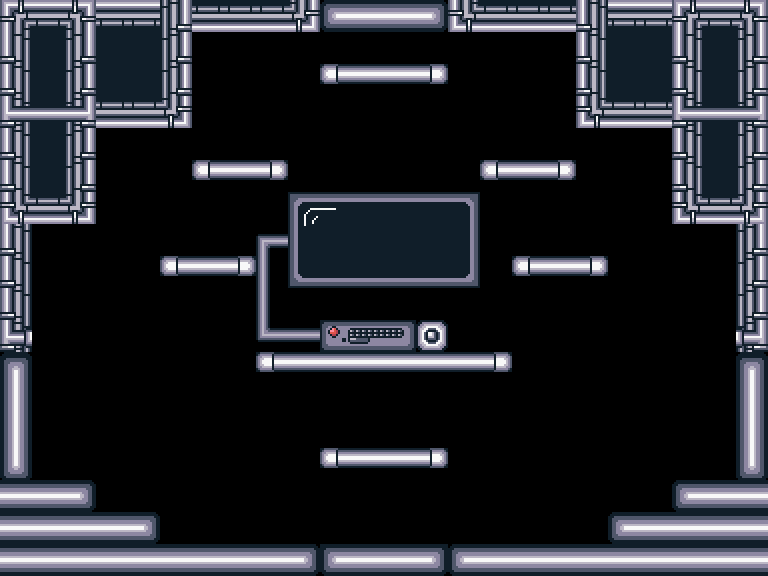

This is a level from a 2D game, rendered from its Tiled map with the project's own tilesets. A one-line summary and the complete map file follow:
An orthogonal 24x18 tile map with 32x32 px tiles, 7 tile layers (terminal, blocks, platforms, upDoor, ...) and 6 objects (playerSpawn, playerSpawnLeft, playerSpawnUp, playerSpawnDown, playerSpawnRight, ...).

<map version="1.5" tiledversion="1.6.0" orientation="orthogonal" renderorder="right-down" width="24" height="18" tilewidth="32" tileheight="32" infinite="0" nextlayerid="11" nextobjectid="7">
 <editorsettings>
  <export target="hubRoom.json" format="json" />
 </editorsettings>
 <tileset firstgid="1" name="commonTileset" tilewidth="32" tileheight="32" tilecount="225" columns="15">
  <image source="commonTileset.png" width="480" height="480" />
  <tile id="0">
   <properties>
    <property name="collides" type="bool" value="true" />
   </properties>
  </tile>
  <tile id="1">
   <properties>
    <property name="collides" type="bool" value="true" />
   </properties>
  </tile>
  <tile id="2">
   <properties>
    <property name="collides" type="bool" value="true" />
   </properties>
  </tile>
  <tile id="3">
   <properties>
    <property name="collides" type="bool" value="true" />
   </properties>
  </tile>
  <tile id="4">
   <properties>
    <property name="collides" type="bool" value="true" />
   </properties>
  </tile>
  <tile id="5">
   <properties>
    <property name="collides" type="bool" value="true" />
   </properties>
  </tile>
  <tile id="6">
   <properties>
    <property name="collides" type="bool" value="true" />
   </properties>
  </tile>
  <tile id="7">
   <properties>
    <property name="collides" type="bool" value="true" />
   </properties>
  </tile>
  <tile id="15">
   <properties>
    <property name="collides" type="bool" value="true" />
   </properties>
  </tile>
  <tile id="16">
   <properties>
    <property name="collides" type="bool" value="true" />
   </properties>
  </tile>
  <tile id="17">
   <properties>
    <property name="collides" type="bool" value="true" />
   </properties>
  </tile>
  <tile id="18">
   <properties>
    <property name="collides" type="bool" value="true" />
   </properties>
  </tile>
  <tile id="19">
   <properties>
    <property name="collides" type="bool" value="true" />
   </properties>
  </tile>
  <tile id="20">
   <properties>
    <property name="collides" type="bool" value="true" />
   </properties>
  </tile>
  <tile id="21">
   <properties>
    <property name="collides" type="bool" value="true" />
   </properties>
  </tile>
  <tile id="22">
   <properties>
    <property name="collides" type="bool" value="true" />
   </properties>
  </tile>
  <tile id="30">
   <properties>
    <property name="collides" type="bool" value="true" />
   </properties>
  </tile>
  <tile id="31">
   <properties>
    <property name="collides" type="bool" value="true" />
   </properties>
  </tile>
  <tile id="32">
   <properties>
    <property name="collides" type="bool" value="true" />
   </properties>
  </tile>
  <tile id="33">
   <properties>
    <property name="collides" type="bool" value="true" />
   </properties>
  </tile>
  <tile id="34">
   <properties>
    <property name="collides" type="bool" value="true" />
   </properties>
  </tile>
  <tile id="35">
   <properties>
    <property name="collides" type="bool" value="true" />
   </properties>
  </tile>
  <tile id="36">
   <properties>
    <property name="collides" type="bool" value="true" />
   </properties>
  </tile>
  <tile id="37">
   <properties>
    <property name="collides" type="bool" value="true" />
   </properties>
  </tile>
  <tile id="45">
   <properties>
    <property name="collides" type="bool" value="true" />
   </properties>
  </tile>
  <tile id="46">
   <properties>
    <property name="collides" type="bool" value="true" />
   </properties>
  </tile>
  <tile id="47">
   <properties>
    <property name="collides" type="bool" value="true" />
   </properties>
  </tile>
  <tile id="48">
   <properties>
    <property name="collides" type="bool" value="true" />
   </properties>
  </tile>
  <tile id="49">
   <properties>
    <property name="collides" type="bool" value="true" />
   </properties>
  </tile>
  <tile id="50">
   <properties>
    <property name="collides" type="bool" value="true" />
   </properties>
  </tile>
  <tile id="51">
   <properties>
    <property name="collides" type="bool" value="true" />
   </properties>
  </tile>
  <tile id="52">
   <properties>
    <property name="collides" type="bool" value="true" />
   </properties>
  </tile>
  <tile id="60">
   <properties>
    <property name="collides" type="bool" value="true" />
   </properties>
  </tile>
  <tile id="61">
   <properties>
    <property name="collides" type="bool" value="true" />
   </properties>
  </tile>
  <tile id="62">
   <properties>
    <property name="collides" type="bool" value="true" />
   </properties>
  </tile>
  <tile id="63">
   <properties>
    <property name="collides" type="bool" value="true" />
   </properties>
  </tile>
  <tile id="64">
   <properties>
    <property name="collides" type="bool" value="true" />
   </properties>
  </tile>
  <tile id="65">
   <properties>
    <property name="collides" type="bool" value="true" />
   </properties>
  </tile>
  <tile id="66">
   <properties>
    <property name="collides" type="bool" value="true" />
   </properties>
  </tile>
  <tile id="67">
   <properties>
    <property name="collides" type="bool" value="true" />
   </properties>
  </tile>
  <tile id="75">
   <properties>
    <property name="collides" type="bool" value="true" />
   </properties>
  </tile>
  <tile id="76">
   <properties>
    <property name="collides" type="bool" value="true" />
   </properties>
  </tile>
  <tile id="77">
   <properties>
    <property name="collides" type="bool" value="true" />
   </properties>
  </tile>
  <tile id="78">
   <properties>
    <property name="collides" type="bool" value="true" />
   </properties>
  </tile>
  <tile id="79">
   <properties>
    <property name="collides" type="bool" value="true" />
   </properties>
  </tile>
  <tile id="80">
   <properties>
    <property name="collides" type="bool" value="true" />
   </properties>
  </tile>
  <tile id="81">
   <properties>
    <property name="collides" type="bool" value="true" />
   </properties>
  </tile>
  <tile id="82">
   <properties>
    <property name="collides" type="bool" value="true" />
   </properties>
  </tile>
  <tile id="90">
   <properties>
    <property name="collides" type="bool" value="true" />
   </properties>
  </tile>
  <tile id="91">
   <properties>
    <property name="collides" type="bool" value="true" />
   </properties>
  </tile>
  <tile id="92">
   <properties>
    <property name="collides" type="bool" value="true" />
   </properties>
  </tile>
  <tile id="93">
   <properties>
    <property name="collides" type="bool" value="true" />
   </properties>
  </tile>
  <tile id="94">
   <properties>
    <property name="collides" type="bool" value="true" />
   </properties>
  </tile>
  <tile id="95">
   <properties>
    <property name="collides" type="bool" value="true" />
   </properties>
  </tile>
  <tile id="96">
   <properties>
    <property name="collides" type="bool" value="true" />
   </properties>
  </tile>
  <tile id="97">
   <properties>
    <property name="collides" type="bool" value="true" />
   </properties>
  </tile>
 </tileset>
 <layer id="1" name="terminal" width="24" height="18">
  <data encoding="csv">
0,0,0,0,0,0,0,0,0,0,0,0,0,0,0,0,0,0,0,0,0,0,0,0,
0,0,0,0,0,0,0,0,0,0,0,0,0,0,0,0,0,0,0,0,0,0,0,0,
0,0,0,0,0,0,0,0,0,0,0,0,0,0,0,0,0,0,0,0,0,0,0,0,
0,0,0,0,0,0,0,0,0,0,0,0,0,0,0,0,0,0,0,0,0,0,0,0,
0,0,0,0,0,0,0,0,0,0,0,0,0,0,0,0,0,0,0,0,0,0,0,0,
0,0,0,0,0,0,0,0,0,0,0,0,0,0,0,0,0,0,0,0,0,0,0,0,
0,0,0,0,0,0,0,0,121,122,123,124,125,125,126,0,0,0,0,0,0,0,0,0,
0,0,0,0,0,0,0,0,136,137,138,139,140,140,141,0,0,0,0,0,0,0,0,0,
0,0,0,0,0,0,0,0,151,152,153,154,155,155,156,0,0,0,0,0,0,0,0,0,
0,0,0,0,0,0,0,0,166,167,168,169,170,171,0,0,0,0,0,0,0,0,0,0,
0,0,0,0,0,0,0,0,181,182,183,184,185,53,0,0,0,0,0,0,0,0,0,0,
0,0,0,0,0,0,0,0,0,0,0,0,0,0,0,0,0,0,0,0,0,0,0,0,
0,0,0,0,0,0,0,0,0,0,0,0,0,0,0,0,0,0,0,0,0,0,0,0,
0,0,0,0,0,0,0,0,0,0,0,0,0,0,0,0,0,0,0,0,0,0,0,0,
0,0,0,0,0,0,0,0,0,0,0,0,0,0,0,0,0,0,0,0,0,0,0,0,
0,0,0,0,0,0,0,0,0,0,0,0,0,0,0,0,0,0,0,0,0,0,0,0,
0,0,0,0,0,0,0,0,0,0,0,0,0,0,0,0,0,0,0,0,0,0,0,0,
0,0,0,0,0,0,0,0,0,0,0,0,0,0,0,0,0,0,0,0,0,0,0,0
</data>
 </layer>
 <layer id="3" name="blocks" width="24" height="18">
  <properties>
   <property name="collides" type="bool" value="true" />
  </properties>
  <data encoding="csv">
61,62,63,62,62,95,92,92,92,93,0,0,0,0,91,92,92,92,94,62,62,61,62,63,
94,81,95,81,81,95,0,0,0,0,0,0,0,0,0,0,0,0,94,81,81,94,81,95,
94,81,95,81,81,95,0,0,0,0,0,0,0,0,0,0,0,0,94,81,81,94,81,95,
76,77,78,92,92,93,0,0,0,0,0,0,0,0,0,0,0,0,91,92,92,76,77,78,
94,81,95,0,0,0,0,0,0,0,0,0,0,0,0,0,0,0,0,0,0,94,81,95,
94,81,95,0,0,0,0,0,0,0,0,0,0,0,0,0,0,0,0,0,0,94,81,95,
91,92,93,0,0,0,0,0,0,0,0,0,0,0,0,0,0,0,0,0,0,91,92,93,
94,0,0,0,0,0,0,0,0,0,0,0,0,0,0,0,0,0,0,0,0,0,0,95,
94,0,0,0,0,0,0,0,0,0,0,0,0,0,0,0,0,0,0,0,0,0,0,95,
94,0,0,0,0,0,0,0,0,0,0,0,0,0,0,0,0,0,0,0,0,0,0,95,
79,0,0,0,0,0,0,0,0,0,0,0,0,0,0,0,0,0,0,0,0,0,0,80,
0,0,0,0,0,0,0,0,0,0,0,0,0,0,0,0,0,0,0,0,0,0,0,0,
0,0,0,0,0,0,0,0,0,0,0,0,0,0,0,0,0,0,0,0,0,0,0,0,
0,0,0,0,0,0,0,0,0,0,0,0,0,0,0,0,0,0,0,0,0,0,0,0,
0,0,0,0,0,0,0,0,0,0,0,0,0,0,0,0,0,0,0,0,0,0,0,0,
51,51,52,0,0,0,0,0,0,0,0,0,0,0,0,0,0,0,0,0,0,50,51,51,
51,51,51,51,52,0,0,0,0,0,0,0,0,0,0,0,0,0,0,50,51,51,51,51,
51,51,51,51,51,51,51,51,51,52,0,0,0,0,50,51,51,51,51,51,51,51,51,51
</data>
 </layer>
 <layer id="4" name="platforms" width="24" height="18">
  <properties>
   <property name="collides" type="bool" value="true" />
  </properties>
  <data encoding="csv">
0,0,0,0,0,0,0,0,0,0,0,0,0,0,0,0,0,0,0,0,0,0,0,0,
0,0,0,0,0,0,0,0,0,0,0,0,0,0,0,0,0,0,0,0,0,0,0,0,
0,0,0,0,0,0,0,0,0,0,4,5,5,6,0,0,0,0,0,0,0,0,0,0,
0,0,0,0,0,0,0,0,0,0,0,0,0,0,0,0,0,0,0,0,0,0,0,0,
0,0,0,0,0,0,0,0,0,0,0,0,0,0,0,0,0,0,0,0,0,0,0,0,
0,0,0,0,0,0,4,5,6,0,0,0,0,0,0,4,5,6,0,0,0,0,0,0,
0,0,0,0,0,0,0,0,0,0,0,0,0,0,0,0,0,0,0,0,0,0,0,0,
0,0,0,0,0,0,0,0,0,0,0,0,0,0,0,0,0,0,0,0,0,0,0,0,
0,0,0,0,0,4,5,6,0,0,0,0,0,0,0,0,4,5,6,0,0,0,0,0,
0,0,0,0,0,0,0,0,0,0,0,0,0,0,0,0,0,0,0,0,0,0,0,0,
0,0,0,0,0,0,0,0,0,0,0,0,0,0,0,0,0,0,0,0,0,0,0,0,
0,0,0,0,0,0,0,0,4,5,5,5,5,5,5,6,0,0,0,0,0,0,0,0,
0,0,0,0,0,0,0,0,0,0,0,0,0,0,0,0,0,0,0,0,0,0,0,0,
0,0,0,0,0,0,0,0,0,0,0,0,0,0,0,0,0,0,0,0,0,0,0,0,
0,0,0,0,0,0,0,0,0,0,4,5,5,6,0,0,0,0,0,0,0,0,0,0,
0,0,0,0,0,0,0,0,0,0,0,0,0,0,0,0,0,0,0,0,0,0,0,0,
0,0,0,0,0,0,0,0,0,0,0,0,0,0,0,0,0,0,0,0,0,0,0,0,
0,0,0,0,0,0,0,0,0,0,4,5,5,6,0,0,0,0,0,0,0,0,0,0
</data>
 </layer>
 <objectgroup id="2" name="playerSpawns">
  <object id="1" name="playerSpawn" x="256" y="320">
   <point />
  </object>
  <object id="2" name="playerSpawnLeft" x="0" y="448">
   <point />
  </object>
  <object id="3" name="playerSpawnUp" x="352" y="0">
   <point />
  </object>
  <object id="4" name="playerSpawnDown" x="352" y="544">
   <point />
  </object>
  <object id="5" name="playerSpawnRight" x="736" y="448">
   <point />
  </object>
 </objectgroup>
 <layer id="6" name="upDoor" width="24" height="18">
  <properties>
   <property name="collides" type="bool" value="true" />
  </properties>
  <data encoding="csv">
0,0,0,0,0,0,0,0,0,0,50,51,51,52,0,0,0,0,0,0,0,0,0,0,
0,0,0,0,0,0,0,0,0,0,0,0,0,0,0,0,0,0,0,0,0,0,0,0,
0,0,0,0,0,0,0,0,0,0,0,0,0,0,0,0,0,0,0,0,0,0,0,0,
0,0,0,0,0,0,0,0,0,0,0,0,0,0,0,0,0,0,0,0,0,0,0,0,
0,0,0,0,0,0,0,0,0,0,0,0,0,0,0,0,0,0,0,0,0,0,0,0,
0,0,0,0,0,0,0,0,0,0,0,0,0,0,0,0,0,0,0,0,0,0,0,0,
0,0,0,0,0,0,0,0,0,0,0,0,0,0,0,0,0,0,0,0,0,0,0,0,
0,0,0,0,0,0,0,0,0,0,0,0,0,0,0,0,0,0,0,0,0,0,0,0,
0,0,0,0,0,0,0,0,0,0,0,0,0,0,0,0,0,0,0,0,0,0,0,0,
0,0,0,0,0,0,0,0,0,0,0,0,0,0,0,0,0,0,0,0,0,0,0,0,
0,0,0,0,0,0,0,0,0,0,0,0,0,0,0,0,0,0,0,0,0,0,0,0,
0,0,0,0,0,0,0,0,0,0,0,0,0,0,0,0,0,0,0,0,0,0,0,0,
0,0,0,0,0,0,0,0,0,0,0,0,0,0,0,0,0,0,0,0,0,0,0,0,
0,0,0,0,0,0,0,0,0,0,0,0,0,0,0,0,0,0,0,0,0,0,0,0,
0,0,0,0,0,0,0,0,0,0,0,0,0,0,0,0,0,0,0,0,0,0,0,0,
0,0,0,0,0,0,0,0,0,0,0,0,0,0,0,0,0,0,0,0,0,0,0,0,
0,0,0,0,0,0,0,0,0,0,0,0,0,0,0,0,0,0,0,0,0,0,0,0,
0,0,0,0,0,0,0,0,0,0,0,0,0,0,0,0,0,0,0,0,0,0,0,0
</data>
 </layer>
 <layer id="7" name="rightDoor" width="24" height="18">
  <properties>
   <property name="collides" type="bool" value="true" />
  </properties>
  <data encoding="csv">
0,0,0,0,0,0,0,0,0,0,0,0,0,0,0,0,0,0,0,0,0,0,0,0,
0,0,0,0,0,0,0,0,0,0,0,0,0,0,0,0,0,0,0,0,0,0,0,0,
0,0,0,0,0,0,0,0,0,0,0,0,0,0,0,0,0,0,0,0,0,0,0,0,
0,0,0,0,0,0,0,0,0,0,0,0,0,0,0,0,0,0,0,0,0,0,0,0,
0,0,0,0,0,0,0,0,0,0,0,0,0,0,0,0,0,0,0,0,0,0,0,0,
0,0,0,0,0,0,0,0,0,0,0,0,0,0,0,0,0,0,0,0,0,0,0,0,
0,0,0,0,0,0,0,0,0,0,0,0,0,0,0,0,0,0,0,0,0,0,0,0,
0,0,0,0,0,0,0,0,0,0,0,0,0,0,0,0,0,0,0,0,0,0,0,0,
0,0,0,0,0,0,0,0,0,0,0,0,0,0,0,0,0,0,0,0,0,0,0,0,
0,0,0,0,0,0,0,0,0,0,0,0,0,0,0,0,0,0,0,0,0,0,0,0,
0,0,0,0,0,0,0,0,0,0,0,0,0,0,0,0,0,0,0,0,0,0,0,0,
0,0,0,0,0,0,0,0,0,0,0,0,0,0,0,0,0,0,0,0,0,0,0,8,
0,0,0,0,0,0,0,0,0,0,0,0,0,0,0,0,0,0,0,0,0,0,0,23,
0,0,0,0,0,0,0,0,0,0,0,0,0,0,0,0,0,0,0,0,0,0,0,23,
0,0,0,0,0,0,0,0,0,0,0,0,0,0,0,0,0,0,0,0,0,0,0,38,
0,0,0,0,0,0,0,0,0,0,0,0,0,0,0,0,0,0,0,0,0,0,0,0,
0,0,0,0,0,0,0,0,0,0,0,0,0,0,0,0,0,0,0,0,0,0,0,0,
0,0,0,0,0,0,0,0,0,0,0,0,0,0,0,0,0,0,0,0,0,0,0,0
</data>
 </layer>
 <layer id="8" name="downDoor" width="24" height="18">
  <properties>
   <property name="collides" type="bool" value="true" />
  </properties>
  <data encoding="csv">
0,0,0,0,0,0,0,0,0,0,0,0,0,0,0,0,0,0,0,0,0,0,0,0,
0,0,0,0,0,0,0,0,0,0,0,0,0,0,0,0,0,0,0,0,0,0,0,0,
0,0,0,0,0,0,0,0,0,0,0,0,0,0,0,0,0,0,0,0,0,0,0,0,
0,0,0,0,0,0,0,0,0,0,0,0,0,0,0,0,0,0,0,0,0,0,0,0,
0,0,0,0,0,0,0,0,0,0,0,0,0,0,0,0,0,0,0,0,0,0,0,0,
0,0,0,0,0,0,0,0,0,0,0,0,0,0,0,0,0,0,0,0,0,0,0,0,
0,0,0,0,0,0,0,0,0,0,0,0,0,0,0,0,0,0,0,0,0,0,0,0,
0,0,0,0,0,0,0,0,0,0,0,0,0,0,0,0,0,0,0,0,0,0,0,0,
0,0,0,0,0,0,0,0,0,0,0,0,0,0,0,0,0,0,0,0,0,0,0,0,
0,0,0,0,0,0,0,0,0,0,0,0,0,0,0,0,0,0,0,0,0,0,0,0,
0,0,0,0,0,0,0,0,0,0,0,0,0,0,0,0,0,0,0,0,0,0,0,0,
0,0,0,0,0,0,0,0,0,0,0,0,0,0,0,0,0,0,0,0,0,0,0,0,
0,0,0,0,0,0,0,0,0,0,0,0,0,0,0,0,0,0,0,0,0,0,0,0,
0,0,0,0,0,0,0,0,0,0,0,0,0,0,0,0,0,0,0,0,0,0,0,0,
0,0,0,0,0,0,0,0,0,0,0,0,0,0,0,0,0,0,0,0,0,0,0,0,
0,0,0,0,0,0,0,0,0,0,0,0,0,0,0,0,0,0,0,0,0,0,0,0,
0,0,0,0,0,0,0,0,0,0,0,0,0,0,0,0,0,0,0,0,0,0,0,0,
0,0,0,0,0,0,0,0,0,0,50,51,51,52,0,0,0,0,0,0,0,0,0,0
</data>
 </layer>
 <layer id="9" name="leftDoor" width="24" height="18">
  <properties>
   <property name="collides" type="bool" value="true" />
  </properties>
  <data encoding="csv">
0,0,0,0,0,0,0,0,0,0,0,0,0,0,0,0,0,0,0,0,0,0,0,0,
0,0,0,0,0,0,0,0,0,0,0,0,0,0,0,0,0,0,0,0,0,0,0,0,
0,0,0,0,0,0,0,0,0,0,0,0,0,0,0,0,0,0,0,0,0,0,0,0,
0,0,0,0,0,0,0,0,0,0,0,0,0,0,0,0,0,0,0,0,0,0,0,0,
0,0,0,0,0,0,0,0,0,0,0,0,0,0,0,0,0,0,0,0,0,0,0,0,
0,0,0,0,0,0,0,0,0,0,0,0,0,0,0,0,0,0,0,0,0,0,0,0,
0,0,0,0,0,0,0,0,0,0,0,0,0,0,0,0,0,0,0,0,0,0,0,0,
0,0,0,0,0,0,0,0,0,0,0,0,0,0,0,0,0,0,0,0,0,0,0,0,
0,0,0,0,0,0,0,0,0,0,0,0,0,0,0,0,0,0,0,0,0,0,0,0,
0,0,0,0,0,0,0,0,0,0,0,0,0,0,0,0,0,0,0,0,0,0,0,0,
0,0,0,0,0,0,0,0,0,0,0,0,0,0,0,0,0,0,0,0,0,0,0,0,
8,0,0,0,0,0,0,0,0,0,0,0,0,0,0,0,0,0,0,0,0,0,0,0,
23,0,0,0,0,0,0,0,0,0,0,0,0,0,0,0,0,0,0,0,0,0,0,0,
23,0,0,0,0,0,0,0,0,0,0,0,0,0,0,0,0,0,0,0,0,0,0,0,
38,0,0,0,0,0,0,0,0,0,0,0,0,0,0,0,0,0,0,0,0,0,0,0,
0,0,0,0,0,0,0,0,0,0,0,0,0,0,0,0,0,0,0,0,0,0,0,0,
0,0,0,0,0,0,0,0,0,0,0,0,0,0,0,0,0,0,0,0,0,0,0,0,
0,0,0,0,0,0,0,0,0,0,0,0,0,0,0,0,0,0,0,0,0,0,0,0
</data>
 </layer>
 <objectgroup id="10" name="terminalObject">
  <object id="6" name="terminal" x="320" y="320" width="128" height="32" />
 </objectgroup>
</map>
